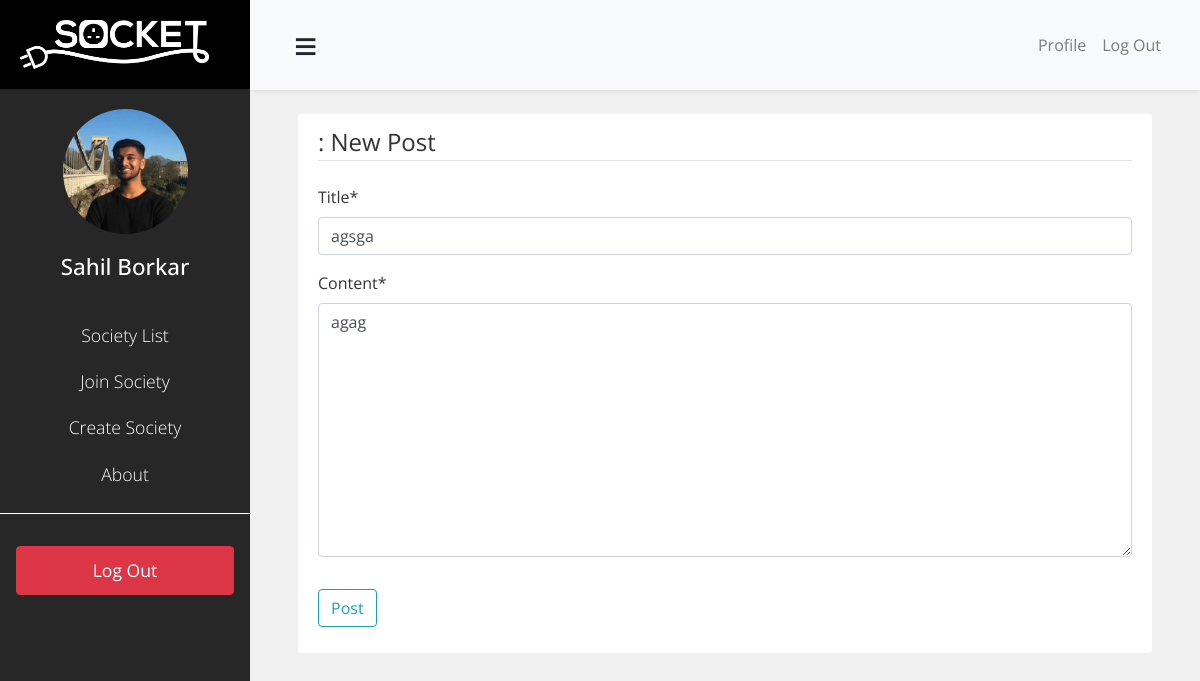
The app's page /society/921/post/22/update/ (signed in), older data.
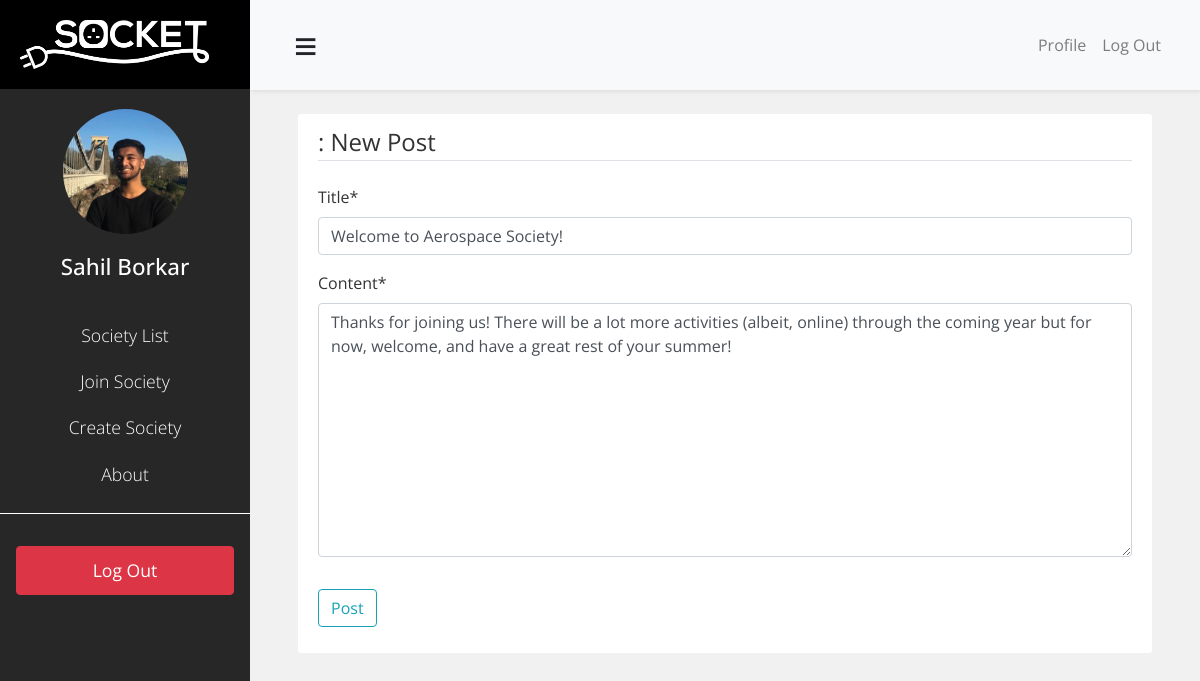
The same page, newer data.
### societies/models.py (models this page shows, shortened)
class SocPost(models.Model):
    title = models.CharField(max_length = 100)
    content = models.TextField()
    date_posted = models.DateTimeField(default=timezone.now)
    author = models.ForeignKey(User, on_delete=models.CASCADE)
    society = models.ForeignKey(Society, on_delete=models.CASCADE, related_name="posts")
    date_posted = models.DateTimeField(default=timezone.now)

### blog/views.py (the view, shortened to what this page needs)
# urls.py: path('society/<int:society_id>/post/<int:pk>/update/', PostUpdateView.as_view(), name='post-update'),
class PostUpdateView(LoginRequiredMixin, UserPassesTestMixin, UpdateView):
    model = SocPost
    fields = ['title', 'content']
    template_name = 'blog/socpost_form.html'
    def test_func(self):
        post = self.get_object()
        if self.request.user == post.author:
            return True
        else:
            return False

### blog/templates/blog/socpost_form.html (shortened to what this page needs)
{% extends "blog/base.html" %}
{% load crispy_forms_tags %}
{% block content %}
    <div class="content-section">
        <form method = "POST">
            <fieldset class="form-group">
                <legend class="border-bottom mb-4">{{society.name}}: New Post</legend>
                {{ form|crispy }}
            </fieldset>
            <div class="form-group">
                <button class="btn btn-outline-info" type="submit">Post</button>
            </div>
        </form>
    </div>
{% endblock content %}

Row changes from the older to the newer data that the page shows:
changed SocPost: title "agsga" → "Welcome to Aerospace Society!"; content "agag" → "Thanks for joining us! There will be a lot more activities (albeit, online) through the coming year but for now, welcome, and have a great rest of your summer!"
